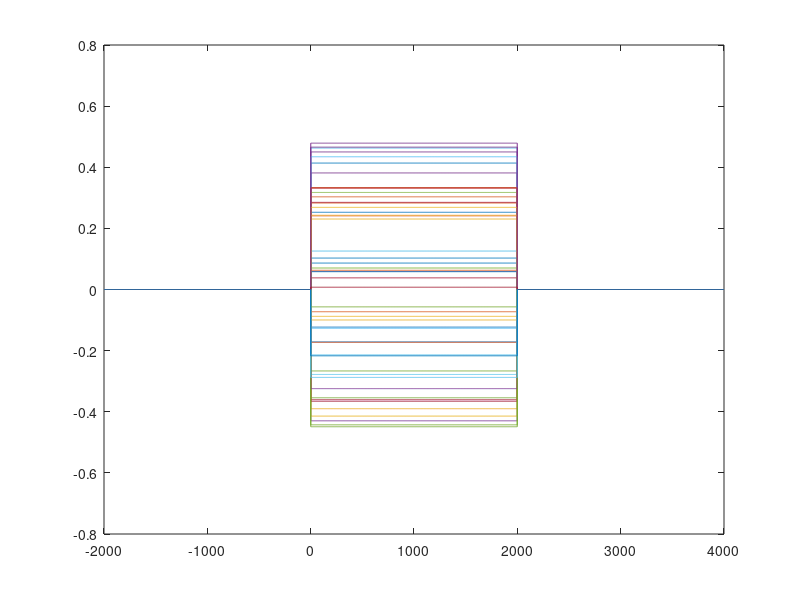

Reproduce this figure in MATLAB. (Note: this script raises an error after producing the figure.)
clear;clc;close all
K = 50;
n = [-2000:4000]'; %number of instances
A = rand(1,K) - 1/2; %random amplitude (-1/2,1/2)
x = A .* ((n > 0) - (n - 1999 > 0)); %square stochastic pulse 
Acor = x*x'/K; 
Sd = 20*log10(fftshift(abs(fft2(Acor))));
%%
plot(n,x)
figure; imagesc(n,n,Acor)
figure; imagesc(Sd)

%%
stohastic_mean = mean(x,2);
plot(n,stohastic_mean);